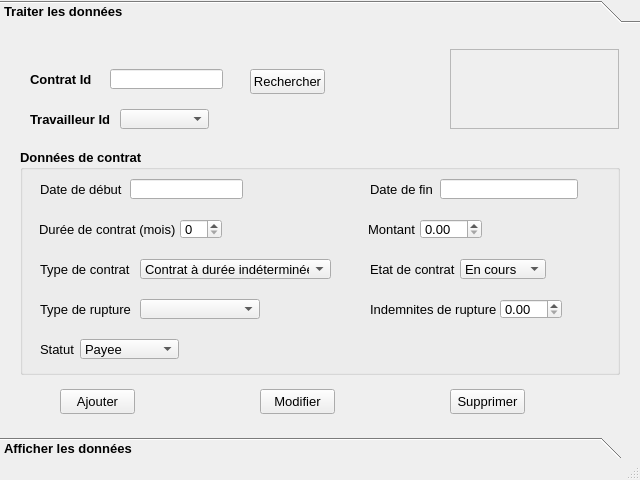
<?xml version="1.0" encoding="UTF-8"?>
<ui version="4.0">
 <class>Interface_Contrat_RH</class>
 <widget class="QMainWindow" name="Interface_Contrat_RH">
  <property name="geometry">
   <rect>
    <x>0</x>
    <y>0</y>
    <width>640</width>
    <height>480</height>
   </rect>
  </property>
  <property name="windowTitle">
   <string>Gestion des contrats</string>
  </property>
  <property name="windowIcon">
   <iconset resource="rssources.qrc">
    <normaloff>:/images/logo_erp.png</normaloff>:/images/logo_erp.png</iconset>
  </property>
  <widget class="QWidget" name="centralwidget">
   <widget class="QToolBox" name="toolBox">
    <property name="geometry">
     <rect>
      <x>0</x>
      <y>0</y>
      <width>641</width>
      <height>460</height>
     </rect>
    </property>
    <property name="font">
     <font>
      <family>Arial</family>
      <pointsize>10</pointsize>
      <weight>75</weight>
      <bold>true</bold>
     </font>
    </property>
    <property name="currentIndex">
     <number>0</number>
    </property>
    <widget class="QWidget" name="page">
     <property name="geometry">
      <rect>
       <x>0</x>
       <y>0</y>
       <width>641</width>
       <height>400</height>
      </rect>
     </property>
     <attribute name="label">
      <string>Traiter les données</string>
     </attribute>
     <widget class="QPushButton" name="pushButton_contrat_ajouter">
      <property name="geometry">
       <rect>
        <x>60</x>
        <y>360</y>
        <width>75</width>
        <height>25</height>
       </rect>
      </property>
      <property name="font">
       <font>
        <family>Arial</family>
        <pointsize>10</pointsize>
        <weight>50</weight>
        <bold>false</bold>
       </font>
      </property>
      <property name="text">
       <string>Ajouter</string>
      </property>
     </widget>
     <widget class="QLabel" name="label_contrat_id">
      <property name="geometry">
       <rect>
        <x>30</x>
        <y>40</y>
        <width>74</width>
        <height>20</height>
       </rect>
      </property>
      <property name="font">
       <font>
        <family>Arial</family>
        <pointsize>10</pointsize>
        <weight>75</weight>
        <bold>true</bold>
       </font>
      </property>
      <property name="text">
       <string>Contrat Id</string>
      </property>
     </widget>
     <widget class="QPushButton" name="pushButton_contrat_verifier">
      <property name="geometry">
       <rect>
        <x>250</x>
        <y>40</y>
        <width>75</width>
        <height>25</height>
       </rect>
      </property>
      <property name="font">
       <font>
        <family>Arial</family>
        <pointsize>10</pointsize>
        <weight>50</weight>
        <bold>false</bold>
       </font>
      </property>
      <property name="text">
       <string>Rechercher</string>
      </property>
     </widget>
     <widget class="QGroupBox" name="groupBox">
      <property name="geometry">
       <rect>
        <x>20</x>
        <y>120</y>
        <width>600</width>
        <height>226</height>
       </rect>
      </property>
      <property name="font">
       <font>
        <family>Arial</family>
        <pointsize>10</pointsize>
        <weight>75</weight>
        <bold>true</bold>
       </font>
      </property>
      <property name="title">
       <string>Données de contrat</string>
      </property>
      <widget class="QLabel" name="label_duree_contrat">
       <property name="geometry">
        <rect>
         <x>19</x>
         <y>70</y>
         <width>139</width>
         <height>20</height>
        </rect>
       </property>
       <property name="font">
        <font>
         <weight>50</weight>
         <bold>false</bold>
        </font>
       </property>
       <property name="text">
        <string>Durée de contrat (mois)</string>
       </property>
      </widget>
      <widget class="QLabel" name="label_montant">
       <property name="geometry">
        <rect>
         <x>348</x>
         <y>70</y>
         <width>48</width>
         <height>20</height>
        </rect>
       </property>
       <property name="font">
        <font>
         <weight>50</weight>
         <bold>false</bold>
        </font>
       </property>
       <property name="text">
        <string>Montant</string>
       </property>
      </widget>
      <widget class="QLabel" name="label_date_fin">
       <property name="geometry">
        <rect>
         <x>350</x>
         <y>30</y>
         <width>64</width>
         <height>20</height>
        </rect>
       </property>
       <property name="font">
        <font>
         <weight>50</weight>
         <bold>false</bold>
        </font>
       </property>
       <property name="text">
        <string>Date de fin</string>
       </property>
      </widget>
      <widget class="QLabel" name="label_etat_contrat">
       <property name="geometry">
        <rect>
         <x>350</x>
         <y>110</y>
         <width>89</width>
         <height>20</height>
        </rect>
       </property>
       <property name="font">
        <font>
         <weight>50</weight>
         <bold>false</bold>
        </font>
       </property>
       <property name="text">
        <string>Etat de contrat</string>
       </property>
      </widget>
      <widget class="QLabel" name="label_type_contrat">
       <property name="geometry">
        <rect>
         <x>20</x>
         <y>110</y>
         <width>92</width>
         <height>20</height>
        </rect>
       </property>
       <property name="font">
        <font>
         <weight>50</weight>
         <bold>false</bold>
        </font>
       </property>
       <property name="text">
        <string>Type de contrat</string>
       </property>
      </widget>
      <widget class="QLabel" name="label_indemnite">
       <property name="geometry">
        <rect>
         <x>350</x>
         <y>150</y>
         <width>130</width>
         <height>20</height>
        </rect>
       </property>
       <property name="font">
        <font>
         <weight>50</weight>
         <bold>false</bold>
        </font>
       </property>
       <property name="text">
        <string>Indemnites de rupture</string>
       </property>
      </widget>
      <widget class="QLabel" name="label_type_rupture">
       <property name="geometry">
        <rect>
         <x>20</x>
         <y>150</y>
         <width>92</width>
         <height>20</height>
        </rect>
       </property>
       <property name="font">
        <font>
         <weight>50</weight>
         <bold>false</bold>
        </font>
       </property>
       <property name="text">
        <string>Type de rupture</string>
       </property>
      </widget>
      <widget class="QLineEdit" name="lineEdit_contrat_date_fin">
       <property name="geometry">
        <rect>
         <x>420</x>
         <y>30</y>
         <width>138</width>
         <height>20</height>
        </rect>
       </property>
       <property name="font">
        <font>
         <weight>50</weight>
         <bold>false</bold>
        </font>
       </property>
      </widget>
      <widget class="QLabel" name="label_date_debut">
       <property name="geometry">
        <rect>
         <x>20</x>
         <y>30</y>
         <width>84</width>
         <height>20</height>
        </rect>
       </property>
       <property name="font">
        <font>
         <weight>50</weight>
         <bold>false</bold>
        </font>
       </property>
       <property name="text">
        <string>Date de début</string>
       </property>
      </widget>
      <widget class="QLineEdit" name="lineEdit_contrat_date_debut">
       <property name="geometry">
        <rect>
         <x>110</x>
         <y>30</y>
         <width>113</width>
         <height>20</height>
        </rect>
       </property>
       <property name="font">
        <font>
         <weight>50</weight>
         <bold>false</bold>
        </font>
       </property>
       <property name="text">
        <string/>
       </property>
      </widget>
      <widget class="QComboBox" name="comboBox_contrat_type">
       <property name="geometry">
        <rect>
         <x>120</x>
         <y>110</y>
         <width>191</width>
         <height>20</height>
        </rect>
       </property>
       <property name="font">
        <font>
         <weight>50</weight>
         <bold>false</bold>
        </font>
       </property>
       <item>
        <property name="text">
         <string>Contrat à durée indéterminée</string>
        </property>
       </item>
       <item>
        <property name="text">
         <string>Contrat de travail à temps partiel</string>
        </property>
       </item>
       <item>
        <property name="text">
         <string>Contrat d'apprentissage</string>
        </property>
       </item>
       <item>
        <property name="text">
         <string>Contrat à durée déterminée</string>
        </property>
       </item>
      </widget>
      <widget class="QComboBox" name="comboBox_contrat_rup">
       <property name="geometry">
        <rect>
         <x>120</x>
         <y>150</y>
         <width>120</width>
         <height>20</height>
        </rect>
       </property>
       <property name="font">
        <font>
         <weight>50</weight>
         <bold>false</bold>
        </font>
       </property>
       <item>
        <property name="text">
         <string/>
        </property>
       </item>
       <item>
        <property name="text">
         <string>Démission</string>
        </property>
       </item>
       <item>
        <property name="text">
         <string>Licenciement </string>
        </property>
       </item>
       <item>
        <property name="text">
         <string>Décès</string>
        </property>
       </item>
       <item>
        <property name="text">
         <string>Retraite</string>
        </property>
       </item>
      </widget>
      <widget class="QComboBox" name="comboBox_contrat_etat">
       <property name="geometry">
        <rect>
         <x>440</x>
         <y>110</y>
         <width>86</width>
         <height>20</height>
        </rect>
       </property>
       <property name="font">
        <font>
         <weight>50</weight>
         <bold>false</bold>
        </font>
       </property>
       <item>
        <property name="text">
         <string>En cours</string>
        </property>
       </item>
       <item>
        <property name="text">
         <string>Acheve</string>
        </property>
       </item>
      </widget>
      <widget class="QDoubleSpinBox" name="doubleSpinBox_contrat_montant">
       <property name="geometry">
        <rect>
         <x>400</x>
         <y>70</y>
         <width>62</width>
         <height>20</height>
        </rect>
       </property>
       <property name="font">
        <font>
         <weight>50</weight>
         <bold>false</bold>
        </font>
       </property>
       <property name="maximum">
        <double>100150.000000000000000</double>
       </property>
      </widget>
      <widget class="QDoubleSpinBox" name="doubleSpinBox_contrat_indem">
       <property name="geometry">
        <rect>
         <x>480</x>
         <y>150</y>
         <width>62</width>
         <height>20</height>
        </rect>
       </property>
       <property name="font">
        <font>
         <family>Arial</family>
         <pointsize>10</pointsize>
         <weight>50</weight>
         <bold>false</bold>
        </font>
       </property>
       <property name="maximum">
        <double>100150.000000000000000</double>
       </property>
      </widget>
      <widget class="QSpinBox" name="spinBox_contrat_duree">
       <property name="geometry">
        <rect>
         <x>160</x>
         <y>70</y>
         <width>42</width>
         <height>20</height>
        </rect>
       </property>
       <property name="font">
        <font>
         <weight>50</weight>
         <bold>false</bold>
        </font>
       </property>
      </widget>
      <widget class="QLabel" name="label_statut">
       <property name="geometry">
        <rect>
         <x>20</x>
         <y>190</y>
         <width>39</width>
         <height>20</height>
        </rect>
       </property>
       <property name="font">
        <font>
         <weight>50</weight>
         <bold>false</bold>
        </font>
       </property>
       <property name="text">
        <string>Statut</string>
       </property>
      </widget>
      <widget class="QComboBox" name="comboBox_contrat_statut">
       <property name="geometry">
        <rect>
         <x>60</x>
         <y>190</y>
         <width>99</width>
         <height>20</height>
        </rect>
       </property>
       <property name="font">
        <font>
         <weight>50</weight>
         <bold>false</bold>
        </font>
       </property>
       <item>
        <property name="text">
         <string>Payee</string>
        </property>
       </item>
       <item>
        <property name="text">
         <string>Non payee</string>
        </property>
       </item>
      </widget>
     </widget>
     <widget class="QPushButton" name="pushButton_contrat_modifier">
      <property name="geometry">
       <rect>
        <x>260</x>
        <y>360</y>
        <width>75</width>
        <height>25</height>
       </rect>
      </property>
      <property name="font">
       <font>
        <family>Arial</family>
        <pointsize>10</pointsize>
        <weight>50</weight>
        <bold>false</bold>
       </font>
      </property>
      <property name="text">
       <string>Modifier</string>
      </property>
     </widget>
     <widget class="QPushButton" name="pushButton_contrat_supprimer">
      <property name="geometry">
       <rect>
        <x>450</x>
        <y>360</y>
        <width>75</width>
        <height>25</height>
       </rect>
      </property>
      <property name="font">
       <font>
        <family>Arial</family>
        <pointsize>10</pointsize>
        <weight>50</weight>
        <bold>false</bold>
       </font>
      </property>
      <property name="text">
       <string>Supprimer</string>
      </property>
     </widget>
     <widget class="QLineEdit" name="lineEdit_cont_id">
      <property name="geometry">
       <rect>
        <x>110</x>
        <y>40</y>
        <width>113</width>
        <height>20</height>
       </rect>
      </property>
      <property name="font">
       <font>
        <family>Arial</family>
        <pointsize>10</pointsize>
        <weight>50</weight>
        <bold>false</bold>
       </font>
      </property>
      <property name="text">
       <string/>
      </property>
     </widget>
     <widget class="QLabel" name="label_travailleur_id">
      <property name="geometry">
       <rect>
        <x>30</x>
        <y>80</y>
        <width>87</width>
        <height>20</height>
       </rect>
      </property>
      <property name="font">
       <font>
        <family>Arial</family>
        <pointsize>10</pointsize>
        <weight>75</weight>
        <bold>true</bold>
       </font>
      </property>
      <property name="text">
       <string>Travailleur Id</string>
      </property>
     </widget>
     <widget class="QFrame" name="logo_edf">
      <property name="geometry">
       <rect>
        <x>450</x>
        <y>20</y>
        <width>169</width>
        <height>80</height>
       </rect>
      </property>
      <property name="styleSheet">
       <string notr="true">image: url(:/new/prefix1/EdfErp.png);
image: url(:/images/logo_edf_erp.png);</string>
      </property>
      <property name="frameShape">
       <enum>QFrame::StyledPanel</enum>
      </property>
      <property name="frameShadow">
       <enum>QFrame::Raised</enum>
      </property>
     </widget>
     <widget class="QComboBox" name="combo_id_emp">
      <property name="geometry">
       <rect>
        <x>120</x>
        <y>80</y>
        <width>89</width>
        <height>20</height>
       </rect>
      </property>
      <property name="font">
       <font>
        <weight>50</weight>
        <bold>false</bold>
       </font>
      </property>
     </widget>
    </widget>
    <widget class="QWidget" name="page_2">
     <property name="geometry">
      <rect>
       <x>0</x>
       <y>0</y>
       <width>98</width>
       <height>28</height>
      </rect>
     </property>
     <attribute name="label">
      <string>Afficher les données</string>
     </attribute>
     <widget class="QPushButton" name="pushButton_contrat_afficher">
      <property name="geometry">
       <rect>
        <x>10</x>
        <y>0</y>
        <width>75</width>
        <height>25</height>
       </rect>
      </property>
      <property name="font">
       <font>
        <weight>50</weight>
        <bold>false</bold>
       </font>
      </property>
      <property name="text">
       <string>Actualiser</string>
      </property>
     </widget>
     <widget class="QTableView" name="tableView_contrat">
      <property name="geometry">
       <rect>
        <x>10</x>
        <y>30</y>
        <width>621</width>
        <height>341</height>
       </rect>
      </property>
     </widget>
    </widget>
   </widget>
  </widget>
  <widget class="QMenuBar" name="menubar">
   <property name="geometry">
    <rect>
     <x>0</x>
     <y>0</y>
     <width>640</width>
     <height>21</height>
    </rect>
   </property>
  </widget>
  <widget class="QStatusBar" name="statusbar"/>
 </widget>
 <tabstops>
  <tabstop>lineEdit_cont_id</tabstop>
  <tabstop>lineEdit_contrat_date_debut</tabstop>
  <tabstop>spinBox_contrat_duree</tabstop>
  <tabstop>comboBox_contrat_type</tabstop>
  <tabstop>comboBox_contrat_rup</tabstop>
  <tabstop>lineEdit_contrat_date_fin</tabstop>
  <tabstop>doubleSpinBox_contrat_montant</tabstop>
  <tabstop>comboBox_contrat_etat</tabstop>
  <tabstop>doubleSpinBox_contrat_indem</tabstop>
  <tabstop>pushButton_contrat_ajouter</tabstop>
  <tabstop>pushButton_contrat_modifier</tabstop>
  <tabstop>pushButton_contrat_supprimer</tabstop>
  <tabstop>pushButton_contrat_verifier</tabstop>
  <tabstop>pushButton_contrat_afficher</tabstop>
  <tabstop>tableView_contrat</tabstop>
 </tabstops>
 <resources>
  <include location="rssources.qrc"/>
 </resources>
 <connections/>
</ui>
